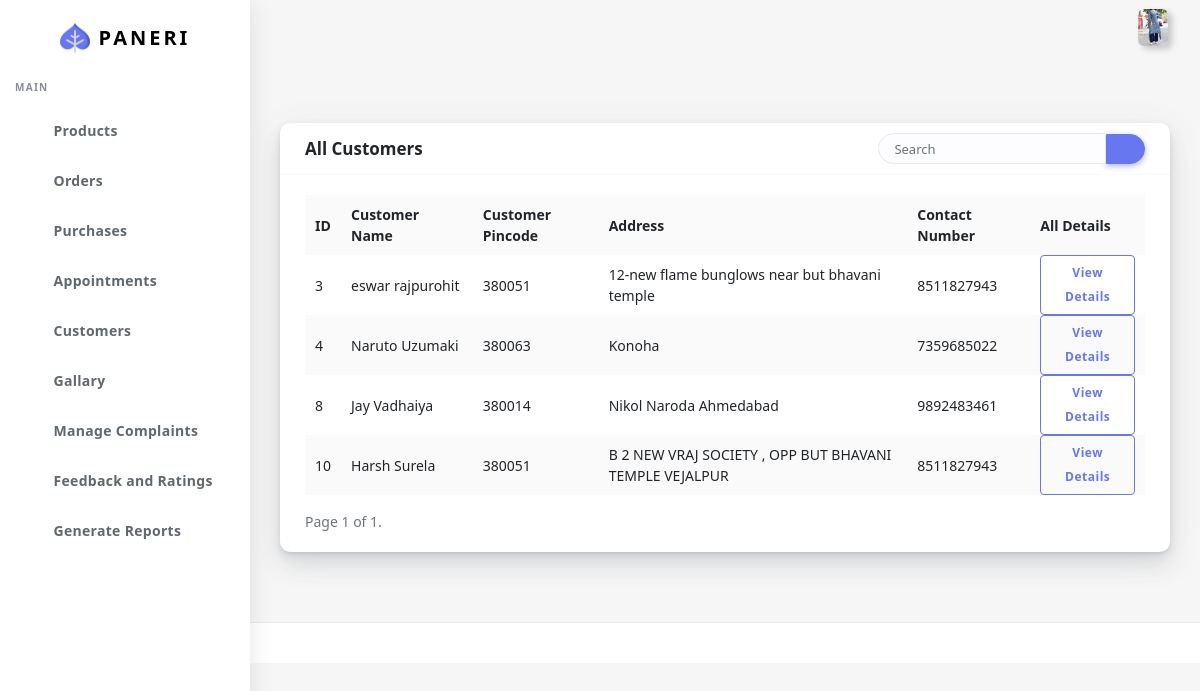
The app's page /customers/ (signed in) with its own data.
### customer/models.py (models this page shows)
class UserBase(models.Model):
    user_id=models.OneToOneField(User,on_delete=CASCADE,primary_key=True)
    first_name=models.CharField(max_length=45)
    last_name=models.CharField(max_length=45)
    gender=models.BooleanField(default="Not Specified")
    dob=models.DateField(default="Not Specified")
    cus_add1=models.TextField(null=True,blank=True)
    cus_add2=models.TextField(null=True,blank=True)
    pincode=models.IntegerField()
    Cus_phone=models.CharField(max_length=10)
    profile=models.ImageField(upload_to="profileImages/",max_length=1500)
    area_id=models.ForeignKey(Area,on_delete=CASCADE)
    class meta:
        ordering = ['user_id']
    def __str__(self) -> str:
        return self.user_id.username

### customer/views.py (the view)
# urls.py: path("customers/",views.customers,name="customers"),
@login_required(login_url='sign-in')
def customers(request):
    checklocal(request)
    customers=UserBase.objects.filter(user_id__is_staff=False)
    print(customers)
    paginator=Paginator(customers,5)
    page_number=request.GET.get('page')
    cus=paginator.get_page(page_number)
    print(cus)
    return render(request,"Mainadmin/cus.html",{'customers':cus})

### customer/views.py (called while the page is built)
def checklocal(request):
    if request.user.is_staff==False:
        logout(request)

### customer/templates/Mainadmin/cus.html (shortened to what this page needs)
{% extends "Mainadmin/index.html" %}
{% load static %}
{% block body %}
      <div class="main-content">
        <section class="section">
          <div class="section-body">
           <div class="row ">
            <div class="col-12">
              <div class="card">
                <div class="card-header">
                  <h4>All Customers</h4>
                  <div class="card-header-form">
                    <form action="{% url 'searchCustomer' %}" id="sup" method="POST">
                      <div class="input-group">
                        <input type="text" name="search" class="form-control" placeholder="Search">
                        <div class="input-group-btn">
                          <button class="btn btn-primary" type="submit"><i class="fas fa-search"></i></button>
                        </div>
                      </div>
                    </form>
                  </div>
                </div>
              <div class="card-body">
                  <div class="table-responsive">
                    {% if customers %}
                    <table class="table table-striped">
                      <tr>
                        <th>ID</th>
                        <th>Customer Name</th>
                        <th>Customer Pincode</th>
                        <th>Address</th>
                        <th>Contact Number</th>
                        <th>
                         All Details
                        </th>
                      </tr>
                      {% for cus in customers  %}
                      <tr>
                        <td>{{cus.user_id.id}}</td>
                        <td class="text-truncate">
                          {{cus.first_name}} {{cus.last_name}}
                        </td>
                        <td>{{cus.pincode}}</td>
                        <td>{{cus.cus_add1}}</td>
                        <td>{{cus.Cus_phone}}</td>
                        <td><a href="{% url 'customerdet' cus.user_id.id %}" class="btn btn-outline-primary">View Details</a></td>
                      </tr>
                    {% endfor %}
                  </table>
                  <div class="pagination">
                    <span class="step-links">
                        <span class="current">
                            Page {{ customers.number }} of {{ customers.paginator.num_pages }}.
                        </span>
                    </span>
                </div>
                  {% else %}
                  <hr>
                  <h4 class="text-center">No Customer Found</h4>
                    {% endif %}
                  </div>
                    </div>
                  </div>
                </div>
              </div>
          </div>
        </section>
      </div>
      <footer class="main-footer">
      </footer>
    </div>
  {% endblock body %}

### customer/templates/Mainadmin/index.html (shortened to what this page needs)
{% load static %}
<!DOCTYPE html>
<html lang="en">
<head>
  <link rel="stylesheet" href="{% static 'customer/assets/css/app.min.css' %} ">
  <link rel="stylesheet" href="{% static 'customer/assets/bundles/datatables/datatables.min.css' %} ">
  <link rel="stylesheet" href="{% static 'customer/assets/bundles/datatables/dataTables.bootstrap4.min.css' %} ">
  <link rel="stylesheet" href="{% static 'customer/assets/bundles/datatables/select.bootstrap4.min.css' %} ">
  <link rel="stylesheet" href="{% static 'customer/assets/css/style.css' %} ">
  <link rel="stylesheet" href="{% static 'customer/assets/css/components.css' %} ">
  <link rel="stylesheet" href="{% static 'customer/assets/css/custom.css' %} ">
</head>
<body>
  <div id="app">
    <div class="main-wrapper main-wrapper-1">
      <div class="navbar-bg"></div>
      <nav class="navbar navbar-expand-lg main-navbar sticky">
        <div class="form-inline mr-auto">
          <ul class="navbar-nav mr-3">
            <li><a href="#" data-toggle="sidebar" class="nav-link nav-link-lg
									collapse-btn"> </a></li>
            <li><a href="#" class="nav-link nav-link-lg fullscreen-btn">
              </a></li>
          </ul>
        </div>
        <ul class="navbar-nav navbar-right">
          <li class="dropdown dropdown-list-toggle"><a href="" id="read" data-toggle="dropdown"
            class="nav-link notification-toggle nav-link-lg"><i data-feather="bell" class="bell"></i>
          </a>
        </li>
          <li class="dropdown"><a href="#" data-toggle="dropdown"
              class="nav-link dropdown-toggle nav-link-lg nav-link-user"> <img alt="image" src="/media/{{request.user.userbase.profile}} "
                class="user-img-radious-style"> </a>
          </li>
        </ul>
      </nav>
      <div class="main-sidebar sidebar-style-2">
        <aside id="sidebar-wrapper">
          <div class="sidebar-brand">
            <a href="{% url 'index' %}"> <img alt="image" src="{% static 'customer/assets/img/logo.png' %} " class="header-logo" /> <span
                class="logo-name">Paneri</span>
            </a>
          </div>
          <ul class="sidebar-menu">
            <li class="menu-header">Main</li>
            <li ><a class="nav-link" href="{% url 'products' %}"><span>Products</span></a></li>
            <li class="dropdown">
              <a href="#" class="menu-toggle nav-link has-dropdown"><span>Orders</span></a>
            </li>
            <li class="dropdown">
              <a href="#" class="menu-toggle nav-link has-dropdown"><span>Purchases</span></a>
            </li>
            <li><a href="{% url 'appointment' %}" class="nav-link"><span>Appointments</span></a></li>
            <li><a href="{% url 'customers' %}" class="nav-link"><span>Customers</span></a></li>
            <li><a href="{% url 'gallary' %}" class="nav-link"><span>Gallary</span></a></li>
            <li><a href="{% url 'complaints' %}" class="nav-link"><span>Manage Complaints</span></a></li>
            <li><a href="{% url 'feedback' %}" class="nav-link"><span>Feedback and Ratings</span></a></li>
            <li><a class="nav-link" href="{% url 'gen_reports' %}"> <span class="icon-name">Generate Reports</span></a></li>
          </ul>
        </aside>
      </div>
       </div>
      {% block body %}
      {% endblock body %}
</body>
</html>

### records on screen
UserBase: user_id.id "3", first_name "eswar", last_name "rajpurohit", pincode "380051", cus_add1 "12-new flame bunglows near but bhavani temple", Cus_phone "8511827943"
UserBase: user_id.id "4", first_name "Naruto", last_name "Uzumaki", pincode "380063", cus_add1 "Konoha", Cus_phone "7359685022"
UserBase: user_id.id "8", first_name "Jay", last_name "Vadhaiya", pincode "380014", cus_add1 "Nikol Naroda Ahmedabad", Cus_phone "9892483461"
UserBase: user_id.id "10", first_name "Harsh", last_name "Surela", pincode "380051", cus_add1 "B 2 NEW VRAJ SOCIETY , OPP BUT BHAVANI TEMPLE VEJALPUR", Cus_phone "8511827943"

### other values on screen
{{ customers.number }} "1"
{{ customers.paginator.num_pages }} "1"
